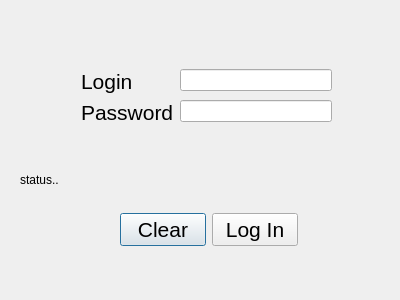
<?xml version="1.0" encoding="UTF-8"?>
<ui version="4.0">
 <class>LogIn</class>
 <widget class="QDialog" name="LogIn">
  <property name="geometry">
   <rect>
    <x>0</x>
    <y>0</y>
    <width>400</width>
    <height>300</height>
   </rect>
  </property>
  <property name="windowTitle">
   <string>Dialog</string>
  </property>
  <widget class="QWidget" name="formLayoutWidget">
   <property name="geometry">
    <rect>
     <x>81</x>
     <y>69</y>
     <width>251</width>
     <height>81</height>
    </rect>
   </property>
   <layout class="QFormLayout" name="formLayout">
    <item row="0" column="0">
     <widget class="QLabel" name="labelUsername">
      <property name="font">
       <font>
        <pointsize>16</pointsize>
       </font>
      </property>
      <property name="text">
       <string>Login</string>
      </property>
     </widget>
    </item>
    <item row="1" column="0">
     <widget class="QLabel" name="labelPassword">
      <property name="font">
       <font>
        <pointsize>16</pointsize>
       </font>
      </property>
      <property name="text">
       <string>Password</string>
      </property>
     </widget>
    </item>
    <item row="1" column="1">
     <widget class="QLineEdit" name="editPassword">
      <property name="echoMode">
       <enum>QLineEdit::Password</enum>
      </property>
     </widget>
    </item>
    <item row="0" column="1">
     <widget class="QLineEdit" name="UsernameEdit"/>
    </item>
   </layout>
  </widget>
  <widget class="QLabel" name="statusLabel">
   <property name="geometry">
    <rect>
     <x>20</x>
     <y>170</y>
     <width>261</width>
     <height>20</height>
    </rect>
   </property>
   <property name="text">
    <string>status..</string>
   </property>
  </widget>
  <widget class="QWidget" name="horizontalLayoutWidget">
   <property name="geometry">
    <rect>
     <x>120</x>
     <y>190</y>
     <width>178</width>
     <height>80</height>
    </rect>
   </property>
   <layout class="QHBoxLayout" name="horizontalLayout">
    <item>
     <widget class="QPushButton" name="clearButton">
      <property name="font">
       <font>
        <pointsize>16</pointsize>
       </font>
      </property>
      <property name="text">
       <string>Clear</string>
      </property>
     </widget>
    </item>
    <item>
     <widget class="QPushButton" name="loginButton">
      <property name="font">
       <font>
        <pointsize>16</pointsize>
        <italic>false</italic>
       </font>
      </property>
      <property name="text">
       <string>Log In</string>
      </property>
     </widget>
    </item>
   </layout>
  </widget>
 </widget>
 <resources/>
 <connections/>
</ui>
